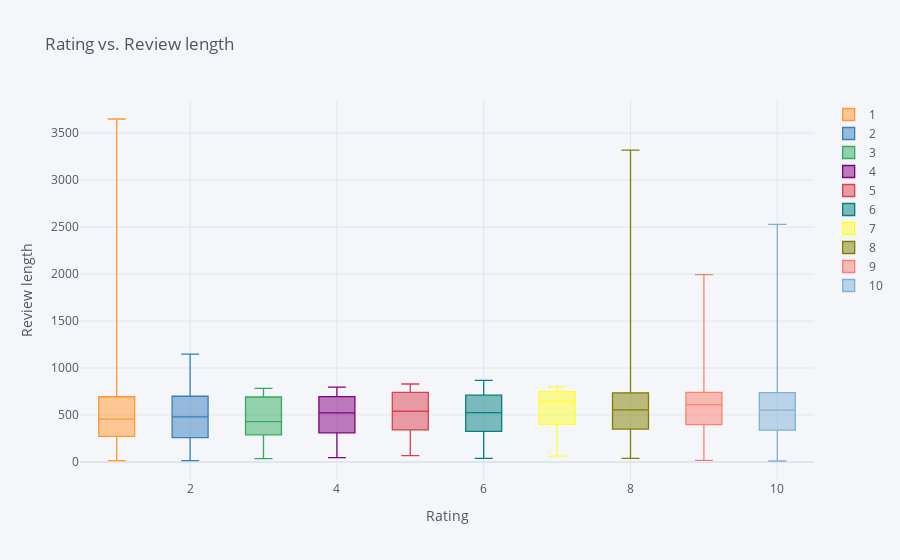

Notebook cell for this chart:
### Markdown cell above
### Visually, it does not appear as if there is much of a difference between rating and review length.

### Code cell
acne.pivot_table(index=acne.index,values='text_len', columns='rating').iplot(kind='box',
                                                                             title='Rating vs. Review length',
                                                                              xTitle='Rating',
                                                                              yTitle='Review length')

### Figure 1 — Plotly figure (JSON) as saved in the notebook; plotly's stock layout.template omitted (floating-point values rounded to 4 significant figures; data arrays with more than 128 entries replaced by an {"elided": "..."} marker saying what was removed)
{"data": [{"boxpoints": false, "line": {"width": 1.3}, "marker": {"color": "rgba(255, 153, 51, 1.0)"}, "name": "1", "orientation": "v", "type": "box", "y": {"elided": "5588 int values"}}, {"boxpoints": false, "line": {"width": 1.3}, "marker": {"color": "rgba(55, 128, 191, 1.0)"}, "name": "2", "orientation": "v", "type": "box", "y": {"elided": "5588 int values"}}, {"boxpoints": false, "line": {"width": 1.3}, "marker": {"color": "rgba(50, 171, 96, 1.0)"}, "name": "3", "orientation": "v", "type": "box", "y": {"elided": "5588 int values"}}, {"boxpoints": false, "line": {"width": 1.3}, "marker": {"color": "rgba(128, 0, 128, 1.0)"}, "name": "4", "orientation": "v", "type": "box", "y": {"elided": "5588 int values"}}, {"boxpoints": false, "line": {"width": 1.3}, "marker": {"color": "rgba(219, 64, 82, 1.0)"}, "name": "5", "orientation": "v", "type": "box", "y": {"elided": "5588 int values"}}, {"boxpoints": false, "line": {"width": 1.3}, "marker": {"color": "rgba(0, 128, 128, 1.0)"}, "name": "6", "orientation": "v", "type": "box", "y": {"elided": "5588 int values"}}, {"boxpoints": false, "line": {"width": 1.3}, "marker": {"color": "rgba(255, 255, 51, 1.0)"}, "name": "7", "orientation": "v", "type": "box", "y": {"elided": "5588 int values"}}, {"boxpoints": false, "line": {"width": 1.3}, "marker": {"color": "rgba(128, 128, 0, 1.0)"}, "name": "8", "orientation": "v", "type": "box", "y": {"elided": "5588 int values"}}, {"boxpoints": false, "line": {"width": 1.3}, "marker": {"color": "rgba(251, 128, 114, 1.0)"}, "name": "9", "orientation": "v", "type": "box", "y": {"elided": "5588 int values"}}, {"boxpoints": false, "line": {"width": 1.3}, "marker": {"color": "rgba(128, 177, 211, 1.0)"}, "name": "10", "orientation": "v", "type": "box", "y": {"elided": "5588 int values"}}], "layout": {"legend": {"bgcolor": "#F5F6F9", "font": {"color": "#4D5663"}}, "paper_bgcolor": "#F5F6F9", "plot_bgcolor": "#F5F6F9", "title": {"font": {"color": "#4D5663"}, "text": "Rating vs. Review length"}, "xaxis": {"gridcolor": "#E1E5ED", "showgrid": true, "tickfont": {"color": "#4D5663"}, "title": {"font": {"color": "#4D5663"}, "text": "Rating"}, "zerolinecolor": "#E1E5ED"}, "yaxis": {"gridcolor": "#E1E5ED", "showgrid": true, "tickfont": {"color": "#4D5663"}, "title": {"font": {"color": "#4D5663"}, "text": "Review length"}, "zerolinecolor": "#E1E5ED"}}}
